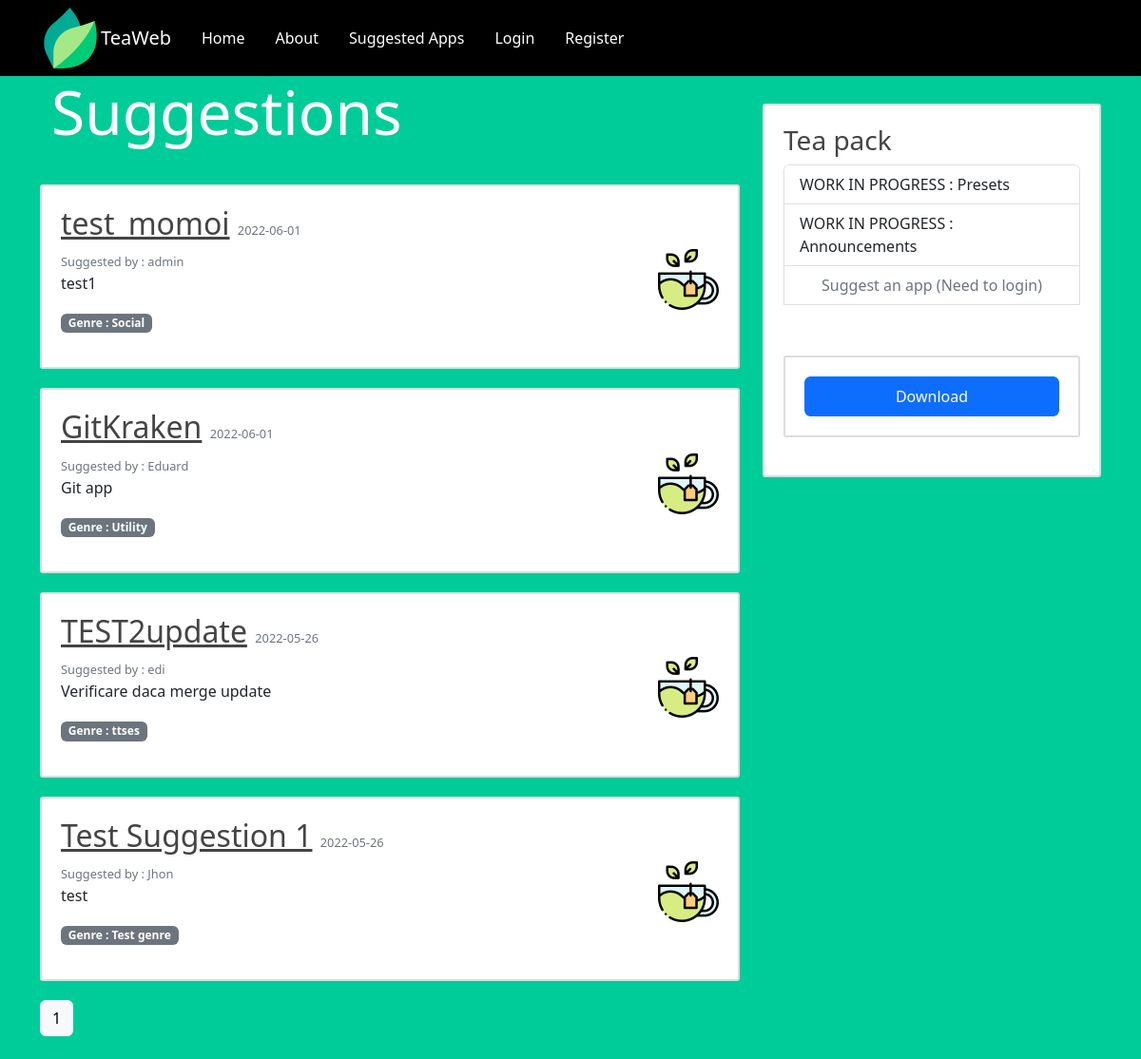
Screenshot of /suggestedapps with the database file from the repository.
### hello/models.py (models this page shows, shortened)
class Suggestion(db.Model):
    id_suggestion = db.Column(db.Integer, primary_key=True)
    name = db.Column(db.String(20), unique=True, nullable=False)
    description = db.Column(db.String(120), unique=True, nullable=False)
    genre = db.Column(db.String(20), unique=True, nullable=False)
    install_command = db.Column(db.String(120), nullable=True)
    image_file = db.Column(db.String(20), nullable=True, default='default.jpg')
    date_sugested = db.Column(db.DateTime, nullable=False, default=datetime.utcnow)
    id_user = db.Column(db.Integer, db.ForeignKey('user.id_user'), nullable=False)

class User(db.Model, UserMixin):
    id_user = db.Column(db.Integer, primary_key=True)
    username = db.Column(db.String(20), unique=True, nullable=False)
    email = db.Column(db.String(120), unique=True, nullable=False)
    password = db.Column(db.String(60), nullable=False)
    sugestion = db.relationship('Suggestion', backref='user', lazy=True)

### hello/aplicatii/routes.py (the view)
@aplicatii.route("/suggestedapps")
def suggestedapps():
    page = request.args.get('page', 1, type=int)
    aplicatie = Suggestion.query.order_by(Suggestion.date_sugested.desc()).paginate(page=page, per_page=4)  # order by suggested date
    return render_template('suggestedapps.html', aplicatie=aplicatie)

### hello/templates/suggestedapps.html (shortened to what this page needs)
{% extends "layout.html" %}
{% block content %}
    <div class="container-fluid">
     <h1 class="display-3 text-white">Suggestions</h1>
    <br>
    </div>
{% for aplicatie in aplicatie.items %}
  <article class="media content-section">
          <div class="media-body">
            <h2><a class="article-title" href="{{ url_for('aplicatii.suggestion', id_suggestion = aplicatie.id_suggestion) }}" >{{aplicatie.name}}</a> <small class="text-muted">{{ aplicatie.date_sugested.strftime('%Y-%m-%d') }}</small></h2>
            <small class="text-muted">Suggested by : {{aplicatie.user.username  }}  </small>
              <img src="{{ url_for('static',filename='app_pics/'+ aplicatie.image_file) }}">
              <p class="Article-content">{{aplicatie.description}}</p>
              <p class="badge text-bg-secondary">Genre : {{aplicatie.genre}}</p>
             </div>
        </article>
{% endfor %}
{% for page_num in aplicatie.iter_pages(left_edge=1, right_edge=1, left_current=1, right_current=2) %}
    {%  if page_num %}
        {% if aplicatie.page == page_num %}
        <a class="btn btn-light mb-4 text-black " href="{{ url_for('aplicatii.suggestedapps',page=page_num) }}">{{ page_num }}</a>
            {% else %}
            <a class="btn btn-dark mb-4 text-white " href="{{ url_for('aplicatii.suggestedapps',page=page_num) }}">{{ page_num }}</a>
            {%  endif %}
        {% else %}
        ...
    {%  endif %}
{% endfor %}
{% endblock %}

### hello/static/main.css (style rules this page uses)
body { background-color: #00cc99; margin-top: 5rem; }
h2, h3, h4, h5, h6 { color: #444444; }
h1 { color: #000000; }
.content-section { background: #ffffff; padding: 20px 20px; border: 1px solid #dddddd; border-radius: 3px; margin-bottom: 20px; }
.article-title { color: #444444; }
.Article-content { margin-right: 150px; }
small { font-size: 0.8rem; color: white; }
img { scale: none; float: right; }
.content-section { background: #ffffff; padding: 20px 20px; border: 2px solid #dddddd; border-radius: 3px; margin-bottom: 20px; margin-top: 5px; }

### rows the page displays
Suggestion: name "test_momoi", date_sugested "2022-06-01", user.username "admin", image_file (placeholder picture), description "test1", genre "Social"
Suggestion: name "GitKraken", date_sugested "2022-06-01", user.username "Eduard", image_file (placeholder picture), description "Git app", genre "Utility"
Suggestion: name "TEST2update", date_sugested "2022-05-26", user.username "edi", image_file (placeholder picture), description "Verificare daca merge update", genre "ttses"
Suggestion: name "Test Suggestion 1", date_sugested "2022-05-26", user.username "Jhon", image_file (placeholder picture), description "test", genre "Test genre"

### other values shown
{{ page_num }} "1"
